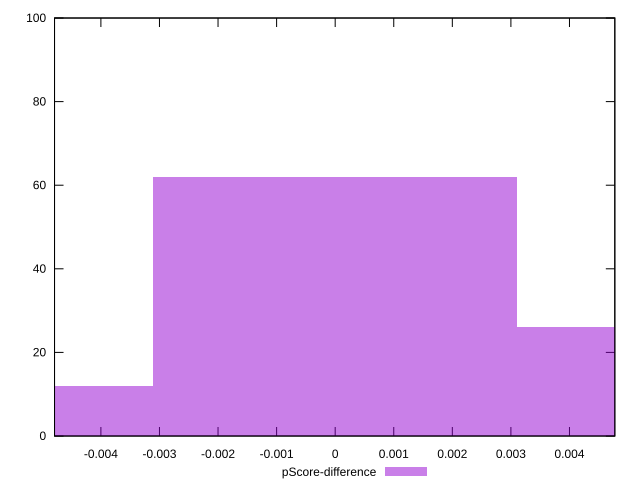

The gnuplot source for this figure:
reset

$pScoreDifference <<EOF
0.006217548719129891 26
0 62
-0.006217548719129891 12
EOF

set key outside below
set boxwidth 0.006217548719129891
set xrange [-0.004791480141706786:0.00477429282762562]
set yrange [0:100]
set trange [0:100]
set style fill transparent solid 0.5 noborder
set terminal svg size 640, 490 enhanced background rgb 'white'
set output "report_00017_2021-02-10T15-08-03.406Z/interactive/samples/pages+cached/pScore-difference/histogram.svg"

plot $pScoreDifference title "pScore-difference" with boxes

reset
